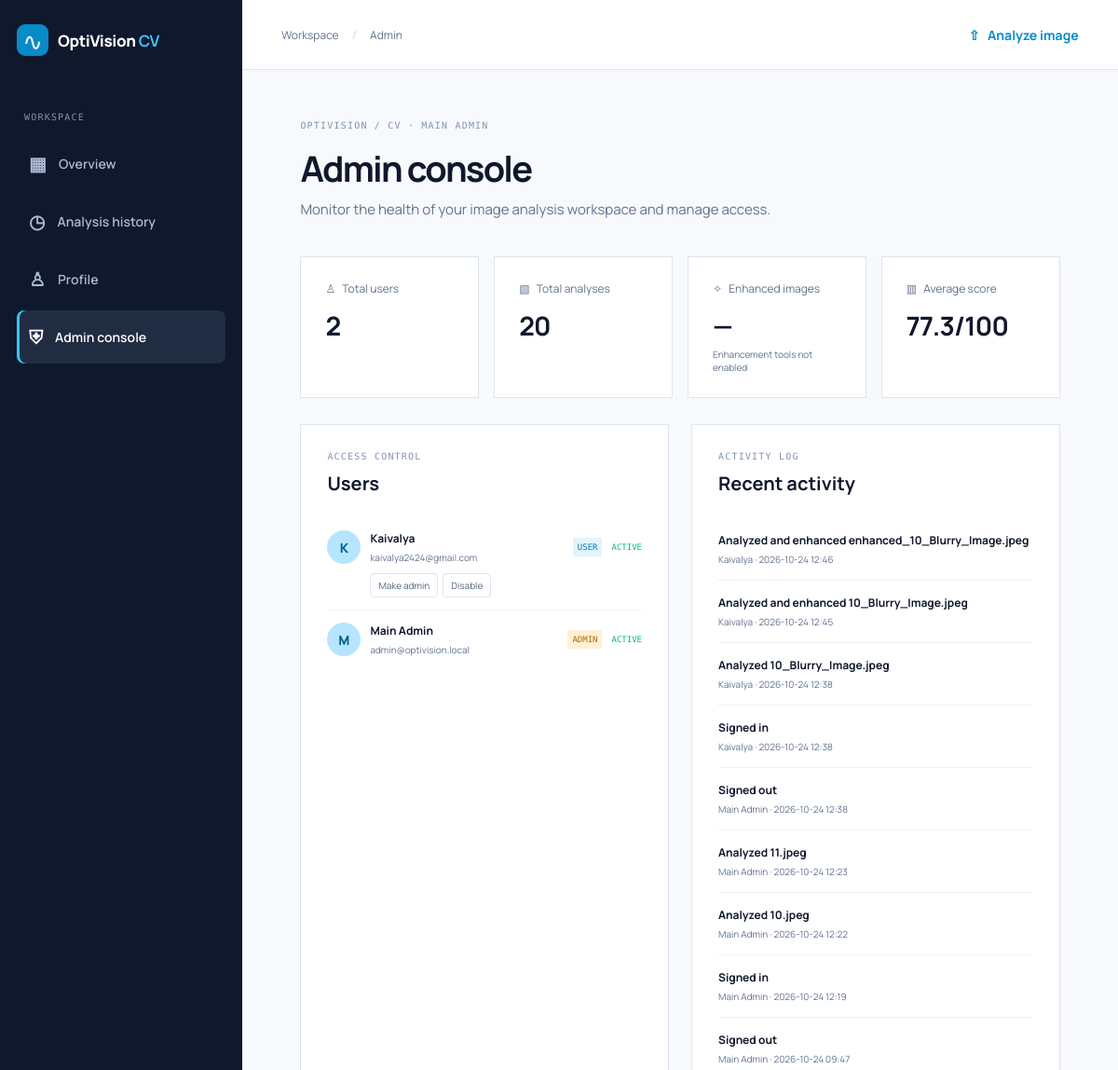
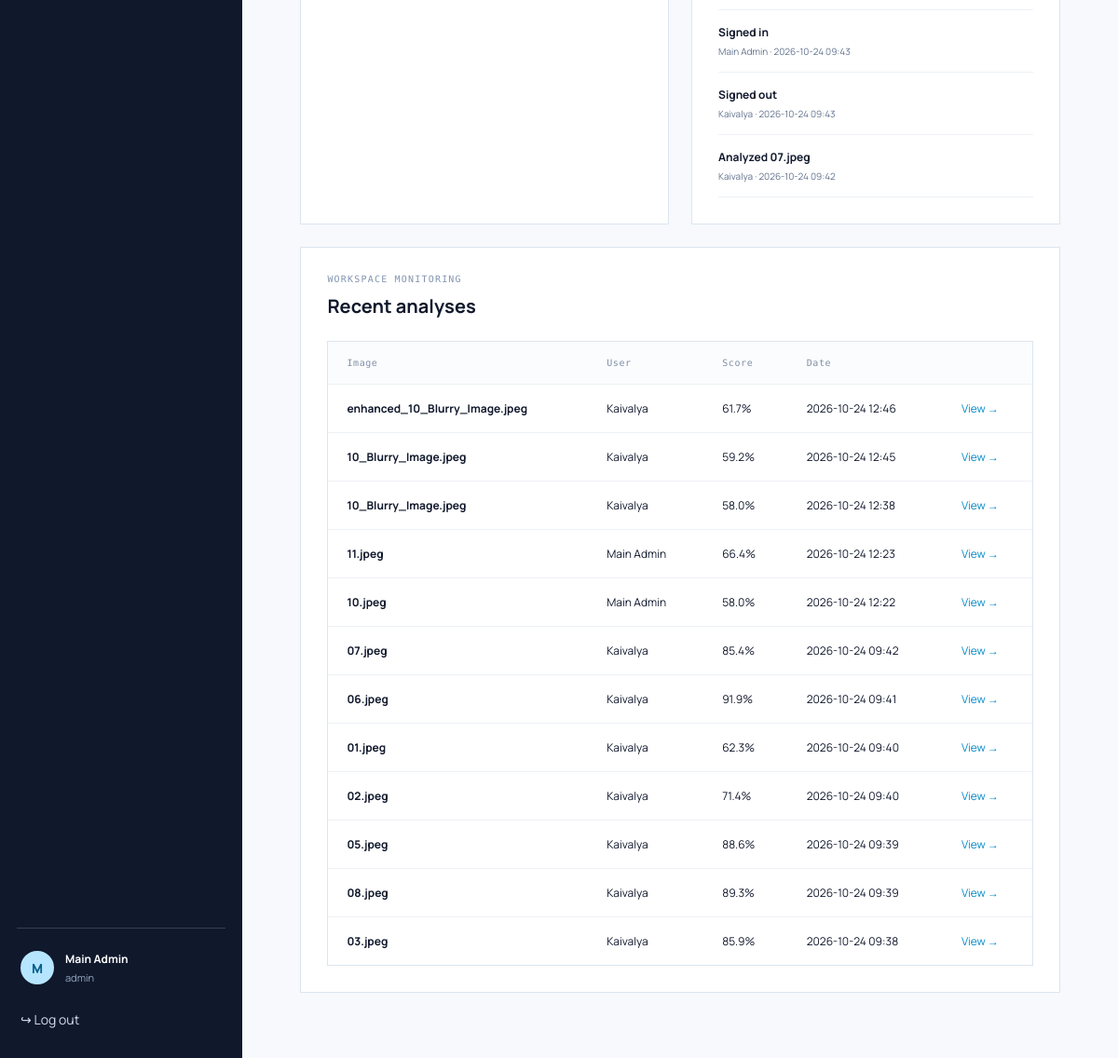
The page /admin (signed in) on the database its author committed (2 pictures, top to bottom).
### tables this page shows
CREATE TABLE users(
            id INTEGER PRIMARY KEY AUTOINCREMENT,
            name TEXT NOT NULL, email TEXT NOT NULL UNIQUE,
            password_hash TEXT NOT NULL, role TEXT NOT NULL DEFAULT 'user',
            active INTEGER NOT NULL DEFAULT 1, created_at TEXT NOT NULL
        );

CREATE TABLE activity(
            id INTEGER PRIMARY KEY AUTOINCREMENT, user_id INTEGER,
            event TEXT NOT NULL, created_at TEXT NOT NULL
        );

CREATE TABLE analyses(
            id INTEGER PRIMARY KEY AUTOINCREMENT,
            user_id INTEGER NOT NULL, filename TEXT NOT NULL, stored_name TEXT NOT NULL,
            width INTEGER, height INTEGER, score REAL, metrics TEXT NOT NULL,
            created_at TEXT NOT NULL,
            FOREIGN KEY(user_id) REFERENCES users(id)
        );

### app.py (the view)
@app.route("/admin")
@admin_required
def admin():
    with db() as con:
        stats = {
            "users": con.execute("SELECT COUNT(*) n FROM users").fetchone()["n"],
            "analyses": con.execute("SELECT COUNT(*) n FROM analyses").fetchone()["n"],
            "avg": con.execute("SELECT AVG(score) n FROM analyses").fetchone()["n"],
        }
        users = con.execute("SELECT id,name,email,role,active,created_at FROM users ORDER BY id DESC").fetchall()
        analyses = con.execute("SELECT a.*,u.name user_name FROM analyses a JOIN users u ON a.user_id=u.id ORDER BY a.id DESC LIMIT 12").fetchall()
        activity = con.execute("SELECT activity.*,users.name user_name FROM activity LEFT JOIN users ON activity.user_id=users.id ORDER BY activity.id DESC LIMIT 12").fetchall()
    return render_template("admin.html", stats=stats, users=users, analyses=analyses, activity=activity)

### app.py (called while the page is built)
def db():
    conn = sqlite3.connect(DB_PATH)
    conn.row_factory = sqlite3.Row
    return conn

def current_user():
    if not session.get("user_id"): return None
    with db() as con:
        return con.execute("SELECT id,name,email,role,active,created_at FROM users WHERE id=?", (session["user_id"],)).fetchone()

@app.context_processor
def inject_user():
    return {"current_user": current_user()}

def login_required(fn):
    @wraps(fn)
    def wrapper(*args, **kwargs):
        user = current_user()
        if not user:
            flash("Please sign in to continue.", "info")
            return redirect(url_for("login"))
        if not user["active"]:
            session.clear()
            flash("This account is disabled. Contact the administrator.", "error")
            return redirect(url_for("login"))
        return fn(*args, **kwargs)
    return wrapper

def admin_required(fn):
    @wraps(fn)
    @login_required
    def wrapper(*args, **kwargs):
        if current_user()["role"] != "admin":
            abort(403)
        return fn(*args, **kwargs)
    return wrapper

### templates/admin.html (shortened to what this page needs)
{% extends "base.html" %}
{% block content %}
<div class="page-heading"><div class="eyebrow">OPTIVISION / CV · MAIN ADMIN</div><h1>Admin console</h1><p>Monitor the health of your image analysis workspace and manage access.</p></div>
<div class="stats-grid four"><article class="stat-card"><span>♙ &nbsp; Total users</span><strong>{{ stats.users }}</strong></article><article class="stat-card"><span>▧ &nbsp; Total analyses</span><strong>{{ stats.analyses }}</strong></article><article class="stat-card"><span>✧ &nbsp; Enhanced images</span><strong>—</strong><small>Enhancement tools not enabled</small></article><article class="stat-card"><span>▥ &nbsp; Average score</span><strong>{{ ('%.1f'|format(stats.avg)) ~ '/100' if stats.avg is not none else '—' }}</strong></article></div>
<div class="admin-grid"><section class="admin-panel"><div class="eyebrow">ACCESS CONTROL</div><h2>Users</h2><div class="user-list">{% for u in users %}<div class="user-row"><div class="avatar">{{ u.name[:1]|upper }}</div><div class="user-meta"><strong>{{ u.name }}</strong><small>{{ u.email }}</small></div><span class="role-tag {{ u.role }}">{{ u.role }}</span><span class="{{ 'status-on' if u.active else 'status-off' }}">{{ 'ACTIVE' if u.active else 'DISABLED' }}</span>{% if u.id != current_user.id %}<div class="user-actions"><form method="post" action="{{ url_for('admin_user',user_id=u.id) }}"><input type="hidden" name="action" value="{{ 'user' if u.role == 'admin' else 'admin' }}"><button title="Toggle role" class="tiny-button" type="submit">{{ 'Make user' if u.role == 'admin' else 'Make admin' }}</button></form><form method="post" action="{{ url_for('admin_user',user_id=u.id) }}"><input type="hidden" name="action" value="toggle"><button class="tiny-button" type="submit">{{ 'Enable' if not u.active else 'Disable' }}</button></form></div>{% endif %}</div>{% endfor %}</div></section>
<section class="admin-panel"><div class="eyebrow">ACTIVITY LOG</div><h2>Recent activity</h2>{% if activity %}<div class="activity-list">{% for a in activity %}<div><strong>{{ a.event }}</strong><small>{{ a.user_name or 'Unknown user' }} · {{ a.created_at[:16].replace('T',' ') }}</small></div>{% endfor %}</div>{% else %}<p>No activity recorded yet.</p>{% endif %}</section></div>
<section class="admin-panel admin-analyses"><div class="eyebrow">WORKSPACE MONITORING</div><h2>Recent analyses</h2>{% if analyses %}<div class="table-card"><table><thead><tr><th>Image</th><th>User</th><th>Score</th><th>Date</th><th></th></tr></thead><tbody>{% for a in analyses %}<tr><td>{{ a.filename }}</td><td>{{ a.user_name }}</td><td>{{ '%.1f'|format(a.score) }}%</td><td>{{ a.created_at[:16].replace('T',' ') }}</td><td><a href="{{ url_for('result',analysis_id=a.id) }}">View →</a></td></tr>{% endfor %}</tbody></table></div>{% else %}<p>No analyses yet.</p>{% endif %}</section>
{% endblock %}

### templates/base.html (shortened to what this page needs)
<!doctype html>
<html lang="en">
<head>
  <link rel="stylesheet" href="{{ url_for('static', filename='style.css') }}">
</head>
<body>
{% if current_user %}
<div class="app-shell">
  <aside class="sidebar">
    <a class="brand" href="{{ url_for('dashboard') }}"><span class="brand-icon">∿</span><span>OptiVision <b>CV</b></span></a>
    <div class="side-label">WORKSPACE</div>
    <nav>
      <a class="{{ 'active' if request.endpoint == 'dashboard' else '' }}" href="{{ url_for('dashboard') }}"><span>▦</span> Overview</a>
      <a class="{{ 'active' if request.endpoint == 'history' else '' }}" href="{{ url_for('history') }}"><span>◷</span> Analysis history</a>
      <a class="{{ 'active' if request.endpoint == 'profile' else '' }}" href="{{ url_for('profile') }}"><span>♙</span> Profile</a>
      {% if current_user.role == 'admin' %}<a class="{{ 'active' if request.endpoint == 'admin' else '' }}" href="{{ url_for('admin') }}"><span>⛨</span> Admin console</a>{% endif %}
    </nav>
    <div class="sidebar-bottom">
      <div class="avatar">{{ current_user.name[:1]|upper }}</div>
      <div class="account"><strong>{{ current_user.name }}</strong><small>{{ current_user.role }}</small></div>
      <a class="logout" href="{{ url_for('logout') }}">↪ Log out</a>
    </div>
  </aside>
  <main class="main-area">
    <header class="topbar"><div class="crumb">Workspace <span>/</span> {{ request.endpoint|replace('_',' ') }}</div><a class="top-upload" href="{{ url_for('upload') }}">⇧ &nbsp; Analyze image</a></header>
    <section class="page-content">
{% endif %}
{% block content %}{% endblock %}
{% if current_user %}</section></main></div>{% else %}</main>{% endif %}
</body></html>

### rows shown on the page
users: name "M", name "Main Admin", role "admin", endpoint "Admin", email "admin@optivision.local", role "ADMIN", active "ACTIVE"
users: name "K", name "Kaivalya", email "kaivalya2424@gmail.com", role "USER", active "ACTIVE", role "Make admin", active "Disable"
activity: event "Analyzed and enhanced enhanced_10_Blurry_Image.jpeg", name "Kaivalya", created_at "2026-10-24 12:46"
activity: event "Analyzed and enhanced 10_Blurry_Image.jpeg", name "Kaivalya", created_at "2026-10-24 12:45"
activity: event "Analyzed 10_Blurry_Image.jpeg", name "Kaivalya", created_at "2026-10-24 12:38"
activity: event "Signed in", name "Kaivalya", created_at "2026-10-24 12:38"
activity: event "Signed out", name "Main Admin", created_at "2026-10-24 12:38"
activity: event "Analyzed 11.jpeg", name "Main Admin", created_at "2026-10-24 12:23"
activity: event "Analyzed 10.jpeg", name "Main Admin", created_at "2026-10-24 12:22"
activity: event "Signed in", name "Main Admin", created_at "2026-10-24 12:19"
activity: event "Signed out", name "Main Admin", created_at "2026-10-24 09:47"
activity: event "Signed in", name "Main Admin", created_at "2026-10-24 09:43"
activity: event "Signed out", name "Kaivalya", created_at "2026-10-24 09:43"
activity: event "Analyzed 07.jpeg", name "Kaivalya", created_at "2026-10-24 09:42"
analyses: filename "enhanced_10_Blurry_Image.jpeg", user_name "Kaivalya", score "61.7", created_at "2026-10-24 12:46"
analyses: filename "10_Blurry_Image.jpeg", user_name "Kaivalya", score "59.2", created_at "2026-10-24 12:45"
analyses: filename "10_Blurry_Image.jpeg", user_name "Kaivalya", score "58.0", created_at "2026-10-24 12:38"
analyses: filename "11.jpeg", user_name "Main Admin", score "66.4", created_at "2026-10-24 12:23"
analyses: filename "10.jpeg", user_name "Main Admin", score "58.0", created_at "2026-10-24 12:22"
analyses: filename "07.jpeg", user_name "Kaivalya", score "85.4", created_at "2026-10-24 09:42"
analyses: filename "06.jpeg", user_name "Kaivalya", score "91.9", created_at "2026-10-24 09:41"
analyses: filename "01.jpeg", user_name "Kaivalya", score "62.3", created_at "2026-10-24 09:40"
analyses: filename "02.jpeg", user_name "Kaivalya", score "71.4", created_at "2026-10-24 09:40"
analyses: filename "05.jpeg", user_name "Kaivalya", score "88.6", created_at "2026-10-24 09:39"
analyses: filename "08.jpeg", user_name "Kaivalya", score "89.3", created_at "2026-10-24 09:39"
analyses: filename "03.jpeg", user_name "Kaivalya", score "85.9", created_at "2026-10-24 09:38"

### other values the page prints
{{ stats.users }} "2"
{{ stats.analyses }} "20"
{{ ('%.1f'|format(stats.avg)) ~ '/100' if stats.avg is not none else '—' }} "77.3/100"
